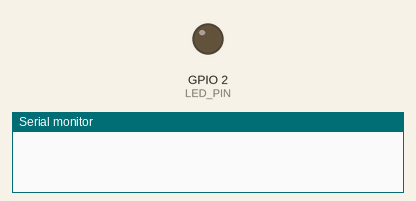
Simulated run of this sketch. Board: ESP32. Parts: output pins drawn as LEDs (lit = HIGH), the last lines printed to the serial monitor.

Above: at 2.0 s.
At 5.0 s:
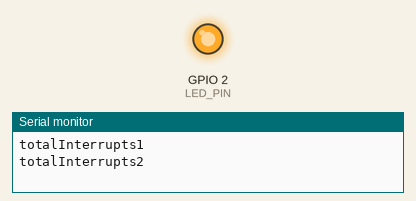
Timing chart, 0 to 9.2 s (numbered marks = the images above):
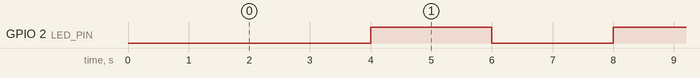

Measured:
- by itself, GPIO 2 (LED_PIN): alternates HIGH for 2.0 s and LOW for 2.0 s

The sketch:

ESP32_Timer_Interrupt_2.ino
```cpp
#include <Arduino.h>

volatile int count;    // Trigger
int totalInterrupts;   // counts the number of triggering of the alarm

#define LED_PIN 2

hw_timer_t * timer = NULL;
portMUX_TYPE timerMux = portMUX_INITIALIZER_UNLOCKED;

// Code with critical section
void IRAM_ATTR onTime() {
   portENTER_CRITICAL_ISR(&timerMux);
   count++;
   portEXIT_CRITICAL_ISR(&timerMux);
}

// Code without critical section
/*void IRAM_ATTR onTime() {
   count++;
}*/

void timer_init(){
   // Configure the Prescaler at 80 the quarter of the ESP32 is cadence at 80Mhz
   // 80000000 / 80 = 1000000 tics / seconds  T: 0.000001s, 1초에 1,000,000 찍음
   timer = timerBegin(0, 80, true);
   timerAttachInterrupt(timer, &onTime, true);

   // Sets an alarm to sound every second
   //  number/1,000,000 -> 시간(s)   또는  원하는 시간/0.000001 -> 타이머 인터럽트가 발생되는 Count횟수
   timerAlarmWrite(timer, 2000000, true);
   timerAlarmEnable(timer);
}

void setup() {
   Serial.begin(115200);

   // Configure LED output
   pinMode(LED_PIN, OUTPUT);
   digitalWrite(LED_PIN, LOW);

   timer_init();
}

void loop() {
    if (count > 0) {
       // Comment out enter / exit to deactivate the critical section
       portENTER_CRITICAL(&timerMux); // 카운트 시작
       count--;                       // 트리거 시간 감소
       portEXIT_CRITICAL(&timerMux);  // 카운트 종료

       totalInterrupts++; // 전체 인터럽트 횟수
       Serial.print("totalInterrupts");
       Serial.println(totalInterrupts);
       if ( totalInterrupts%2 == 0) {   // 짝수면 켜짐, 홀수면 꺼짐
         // Lights up the LED if the counter is even
         digitalWrite(LED_PIN, HIGH);
       } else {
         // Then swith off
         digitalWrite(LED_PIN, LOW);
       }
    }
}
```
